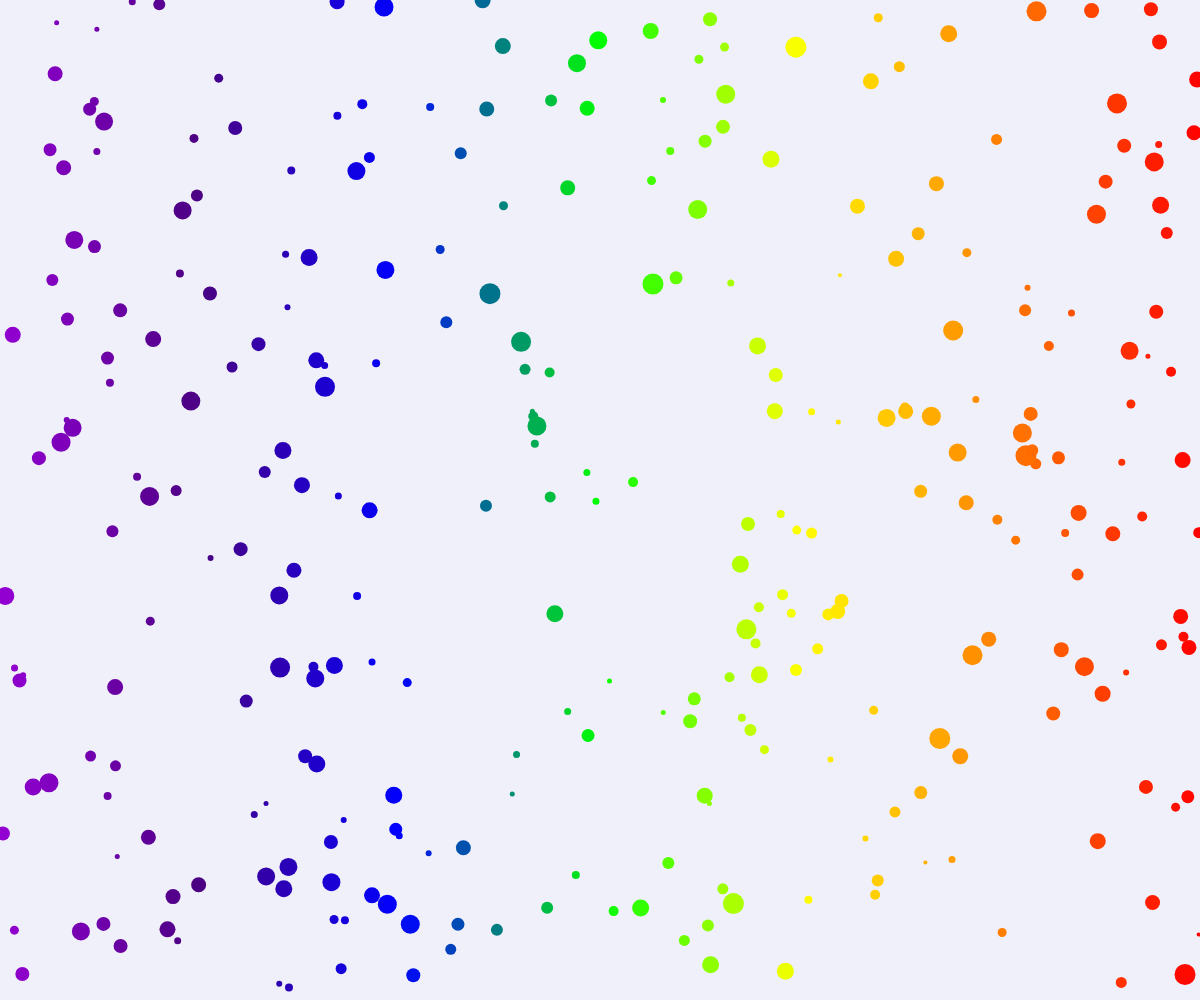
Frame 1 (no input)
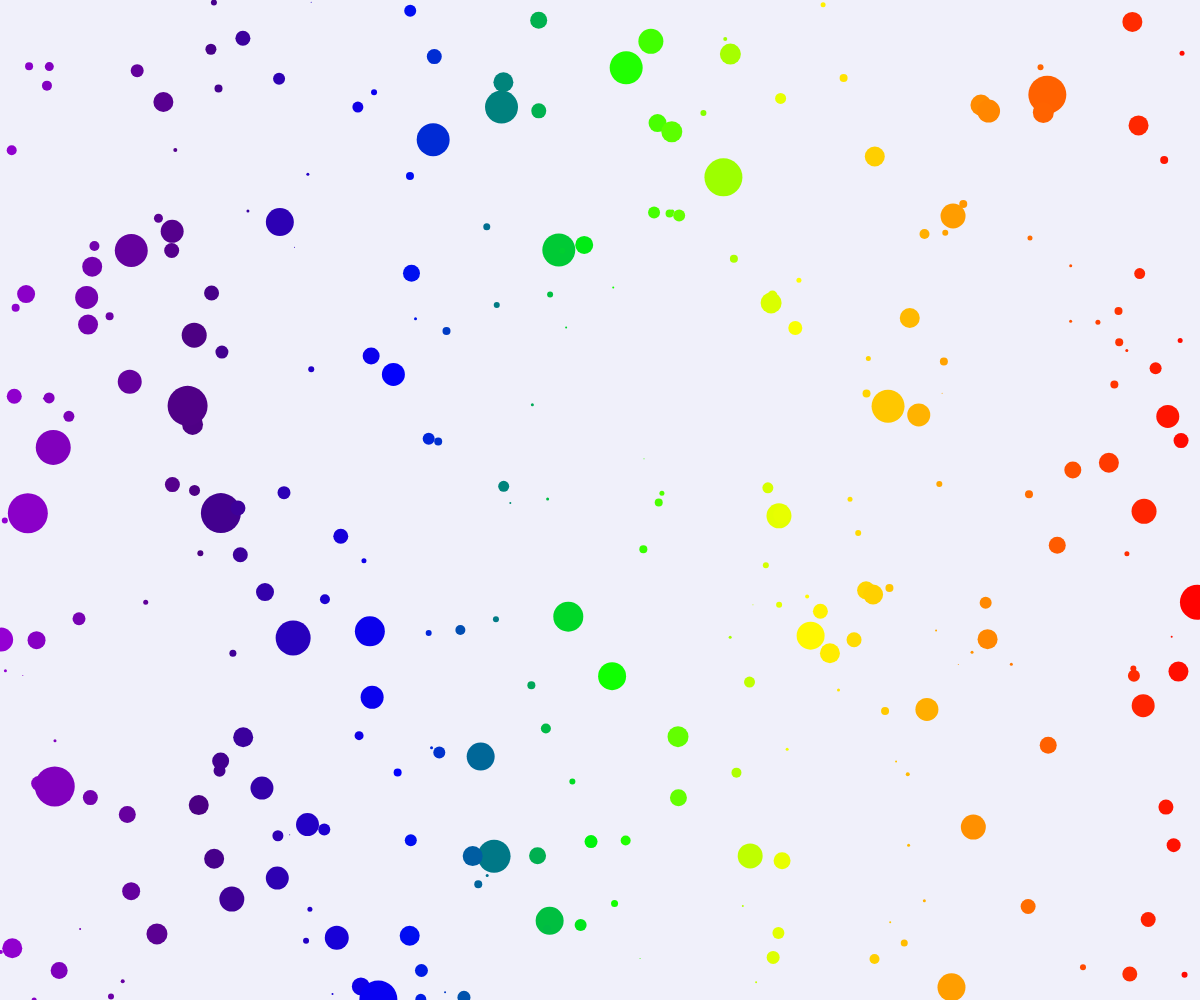
Frame 60 (no input)
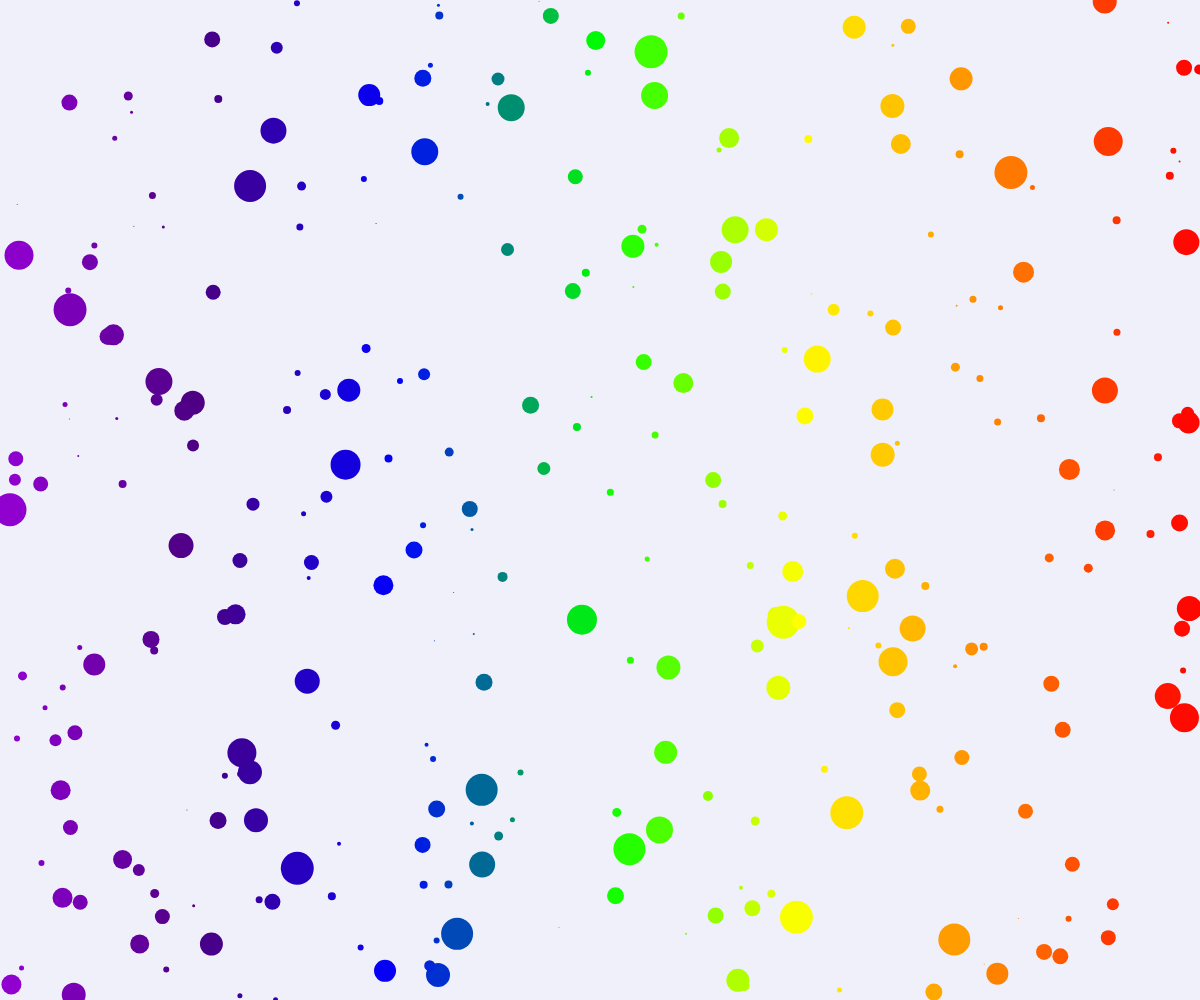
Frame 120 (the mouse pressed at the canvas centre since frame 60)

The p5.js sketch that drew these frames (run headless with seeded random() and noise() and a simulated clock; from frame 60 on, the mouse is pressed at the canvas centre):

// p5.js sketch
// ── sketch.js
var bubbles = [];
var WIDTH = window.innerWidth;
var HEIGHT = window.innerHeight;
var N = 300;
var colors = [
	'rgb(148, 0, 211)',
	'rgb(75, 0, 130)',
	'rgb(0, 0, 255)',
	'rgb(0, 255, 0)',
	'rgb(255, 255, 0)',
	'rgb(255, 127, 0)',
	'rgb(255, 0, 0)',
];
var sliceSize = WIDTH/(colors.length-1)
var steps = colors.map((e, i) => i)

function setup() {
	createCanvas(WIDTH, HEIGHT);
	colorMode(RGB);
	for (let i = 0; i < N; i++) {
		bubbles.push(new Bubble());
	}
}

function draw() {
	background(240, 240, 250);
	for (let bubble of bubbles) {
		bubble.shrink();
		bubble.move();
		bubble.show();
	}
}

function mouseClicked() {
  	var index = round(random(bubbles.length));
    console.log(index);
    bubbles[index].explode(index);
}

class Bubble {
	constructor() {
		this.x = random(WIDTH);
		this.y = random(HEIGHT);
		this.sizeMax = round(random(10, 40));
		this.len = round(this.sizeMax / 2);
		this.sign = random(1) > 0.5 ? 1 : -1;
		this.direction = random(2*Math.PI);
		this.velocity = random(3);
		this.exploding = false;
	}

	getColor() {
		const index = steps.reduce((acc, val) => this.x > val*sliceSize ? val : acc, 0)
		const from = color(colors[index]);
		const to = color(colors[index+1]);
		const percent = (this.x - sliceSize*index)/sliceSize
		return lerpColor(from, to, percent)

	}

	show() {
		noStroke()
		fill(this.getColor());
		ellipse(this.x, this.y, this.len, this.len);
	}

	shrink() {
		if (!this.exploding) {
			if (this.len === this.sizeMax) {
				this.sign = -1;
			}
			if (this.len === 0) {
				this.sign = 1;
			}
			this.len += this.sign;
		}
	}

	move() {
		this.x += (this.velocity * Math.cos(this.direction));
		this.y += (this.velocity * Math.sin(this.direction));
		if (this.x > WIDTH) {
			this.x = 0;
		}
		if (this.x < 0) {
			this.x = WIDTH;
		}
		if (this.y > HEIGHT) {
			this.y = 0;
		}
		if (this.y < 0) {
			this.y = HEIGHT;
		}
	}

	explode(index) {
		this.exploding = true;
		this.len = 60;
		var that = this;
		var t = 5;
		for (let i = 0; i<100; i++) {
			setTimeout(function(){
			    that.len += 2;
			    console.log(that.len);
			  }, t * i);
			if(i===99) {
				setTimeout(function() {
					bubbles.splice(index, 1);
				}, t * 99)
			}
		}
	}
}
// ── art.html
<html>
  <head>
    <script src="https://cdnjs.cloudflare.com/ajax/libs/p5.js/0.7.3/p5.js"></script>
    <script src="sketch.js"></script>
  </head>
  <body style="margin:0; padding:0">
  	<div style="
    position: absolute;
    width: 100%;
    height: 100%;
    display: flex;
    justify-content: center;
    align-items: center;
    "><p style="
    align-items: center;
    margin: 0;
    padding: 0;
    font-family: monospace;
    font-size: 59px;
    color: slategrey;
">Welcome</p>
</div>
  </body>
</html>
